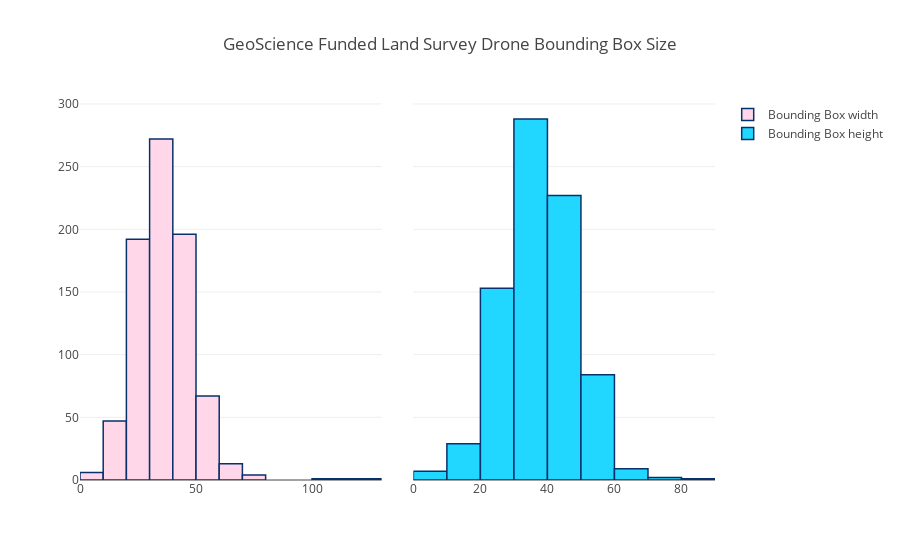
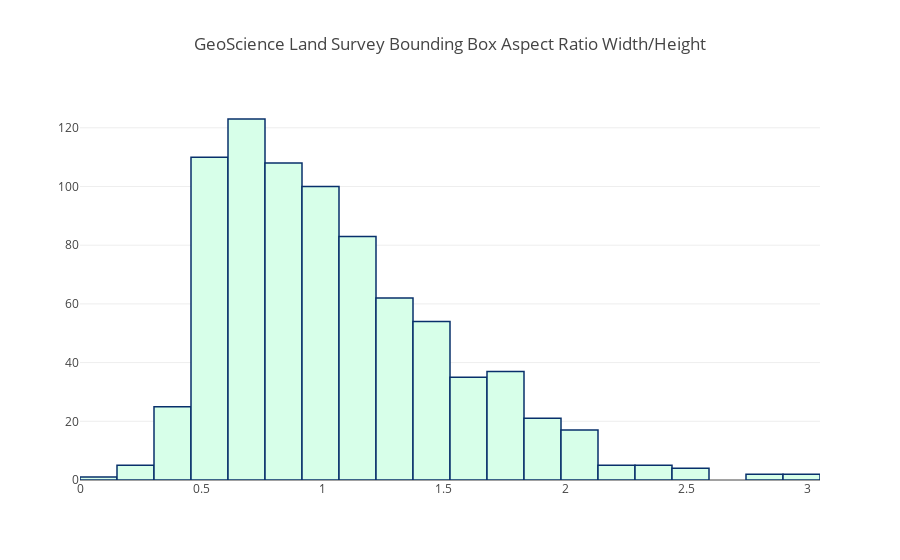

Notebook cell for these charts, in order:
### Code cell
geo_df = xml_from_dir("geo")
showhistogram(geo_df,"GeoScience Funded Land Survey Drone Bounding Box Size")
showqqplot(geo_df,"GeoScience Funded Land Survey Drone Bounding Box Size - QQPlot")
showhist("GeoScience Land Survey Bounding Box Aspect Ratio Width/Height",geo_df.aspect)

### Figure 1 — Plotly figure (JSON) as saved in the notebook; plotly's stock layout.template omitted (floating-point values rounded to 4 significant figures; data arrays with more than 128 entries replaced by an {"elided": "..."} marker saying what was removed)
{"data": [{"marker": {"color": "#FFD7E9", "line": {"color": "rgb(8,48,107)", "width": 1.5}}, "name": "Bounding Box width", "opacity": 1, "type": "histogram", "x": {"elided": "800 int values"}, "xaxis": "x1", "xbins": {"end": 200, "size": 10, "start": 0}}, {"marker": {"color": "#22D7FF", "line": {"color": "rgb(8,48,107)", "width": 1.5}}, "name": "Bounding Box height", "opacity": 1, "type": "histogram", "x": {"elided": "800 int values"}, "xaxis": "x2", "xbins": {"end": 200, "size": 10, "start": 0}}], "layout": {"title": "GeoScience Funded Land Survey Drone Bounding Box Size", "xaxis": {"anchor": "x1", "domain": [0, 0.475]}, "xaxis2": {"anchor": "x2", "domain": [0.525, 1]}}}

### Figure 2 — Plotly figure (JSON) as saved in the notebook; plotly's stock layout.template omitted (floating-point values rounded to 4 significant figures; data arrays with more than 128 entries replaced by an {"elided": "..."} marker saying what was removed)
{"data": [{"marker": {"color": "#D7FFE9", "line": {"color": "rgb(8,48,107)", "width": 1.5}}, "name": "Aspect Ratio W/H", "opacity": 1, "type": "histogram", "x": {"elided": "800 float values"}, "xbins": {"end": 3.05, "size": 0.1525, "start": 0}}], "layout": {"title": "GeoScience Land Survey Bounding Box Aspect Ratio Width/Height"}}
